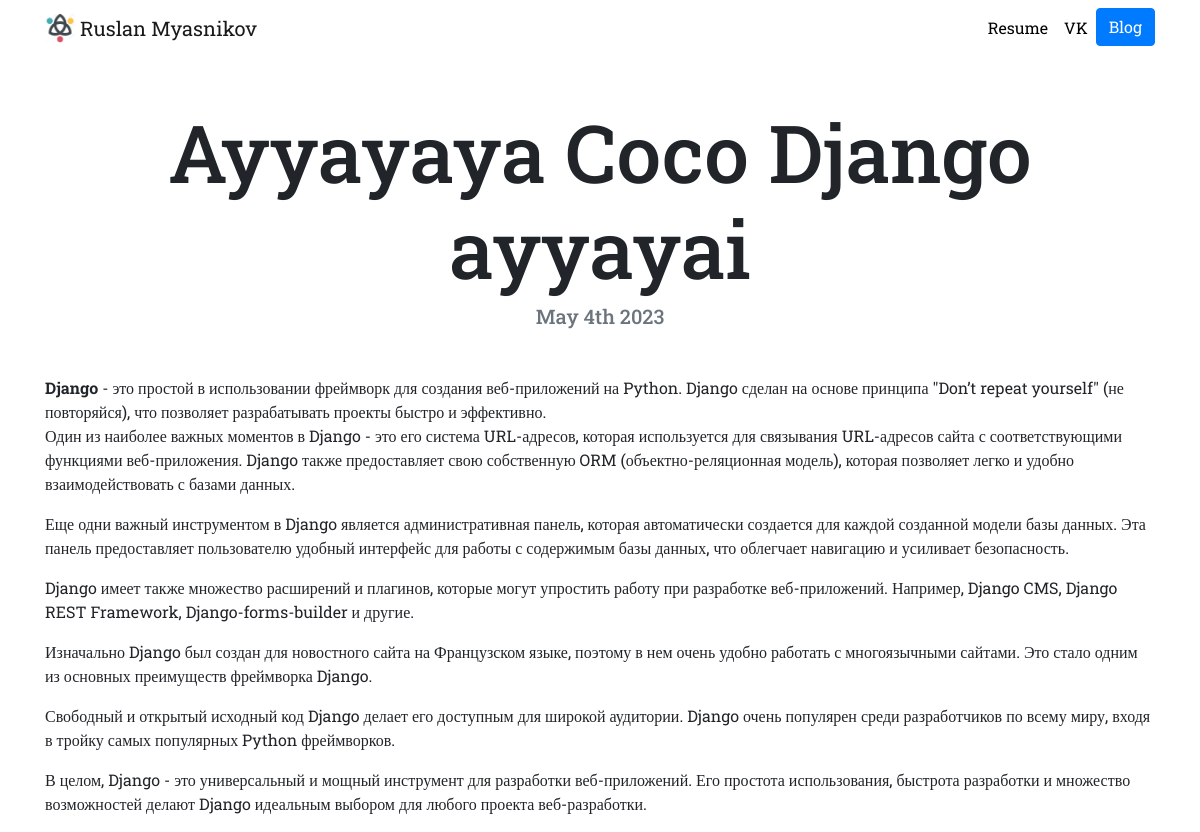
Page /blog/3/ on the committed database.
### blog/models.py (models this page shows, shortened)
class Blog(models.Model):
    title = models.CharField(max_length=200)
    description = models.TextField()
    date = models.DateField()

### blog/views.py (the view)
# urls.py: path('<int:blog_id>/', views.detail, name='detail')
def detail(request, blog_id):
    blog = get_object_or_404(Blog, pk=blog_id)
    return render(request, "blog/detail.html", {'blog': blog})

### blog/templates/blog/detail.html
{% extends "portfolio/base.html" %}
{% load static %}
{% block content %}
<h1 class="text-center mt-5" id="blogdetailtitle">{{ blog.title }}</h1>
<h5 class="text-center text-muted mb-5">{{ blog.date|date:'F jS Y' }}</h5>
{{ blog.description|safe }}
{% endblock %}

### portfolio/static/portfolio/custom.css (style rules this page uses)
body { font-family: 'Roboto Slab', serif; }
@media (min-width: 992px) { #blogdetailtitle { font-size: 5rem; } }

### rows in the picture
Blog: title "Ayyayaya Coco Django ayyayai", date "May 4th 2023", description "Django - это простой в использовании фреймворк для создания веб-приложений на Python. Django сделан на основе принципа \"Don’t repeat yourself\" (не повторяйся), что позволяет разрабатывать проекты быстро и эффективно. Один из наиболее важных моментов в Django - это его система URL-адресов, которая используется для связывания URL-адресов сайта с соответствующими функциями веб-приложения. Django также предоставляет свою собственную ORM (объектно-реляционная модель), которая позволяет легко и удобно взаимодействовать с базами данных. Еще одни важный инструментом в Django является административная панель, которая автоматически создается для каждой созданной модели базы данных. Эта панель…"
